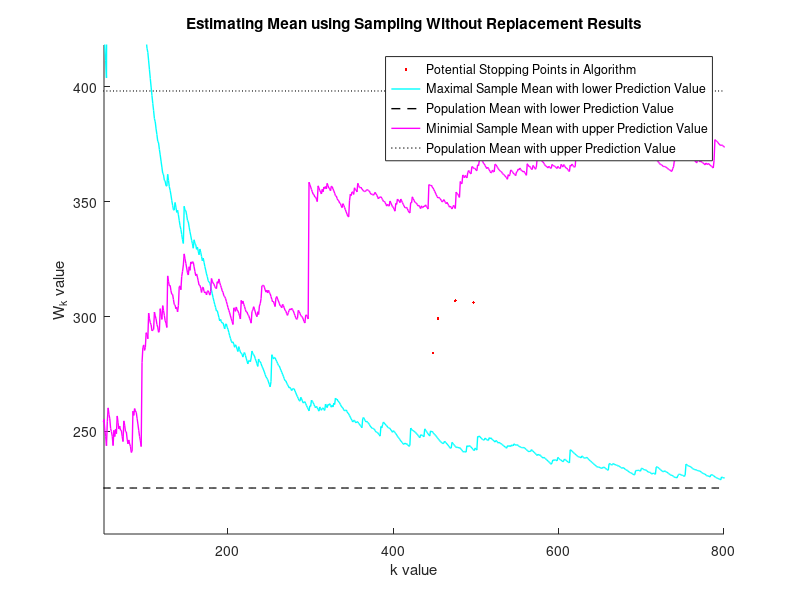
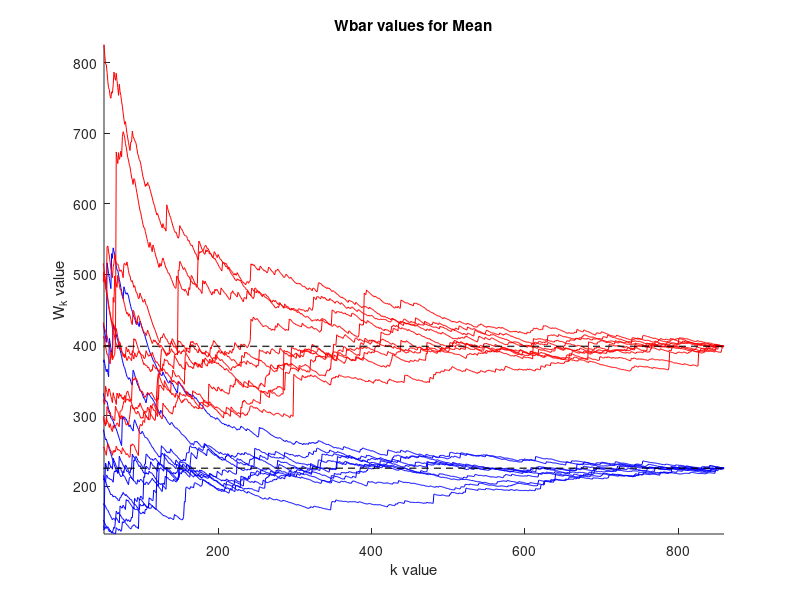

MATLAB code to generate these figures, in order:
%{
Taken from the following:
https://en.wikipedia.org/wiki/Standard_error#Standard_error_of_the_mean

as well as this:
http://www.statlect.com/fundamentals-of-statistics/mean-estimation

TODO:
CONTRAST THE CONFIDENCE INTERVALS WITH THE ONES
    OBTAINED VIA LOG-NORMAL DISTRIBUTION

NOTE: IT IS POSSIBLE TO HAVE NON-INTERSECTING
    CONFIDENCE INTERVALS BEFORE THE RIGHT CONCLUSION
    IS DRAWN FROM THE SAMPLE MEAN. THAT IS WHY
    I WILL ENFORCE A MIN OF 1000 SAMPLES OR 10% OF THE DATA

TODO: Estimate the std of the without replacement estimator using this:
    https://www.ma.utexas.edu/users/parker/sampling/woreplshort.htm
http://stattrek.com/survey-research/simple-random-sample-analysis.aspx
    I WILL USE THAT FOR CONFIDENCE BOUND
%}

%load('patchesSep2011Data_results_new1.mat');
%load('patchesSep2011Data_new1.mat');
%load('patchesSep2011Data_results_allT_new1.mat');
%load('patchesSep2011Data_allT_new1.mat');

%load('patchesSep2011DataTest3_results.mat');
%load('patchesSep2011DataTest7_results.mat');
load('patchesOct2012Data_results_all4.mat');

%%
numPatches = size(predErrorsEMD,2);
Wvalues = mean(totalWorkEMD,2);

numPred = size(totalWorkEMD,1);
numTrials = 10;

meanWbar = zeros(numPred,numTrials,size(predErrorsEMD,2));
varWbar = zeros(numPred,numTrials,size(predErrorsEMD,2));


for trialN = 1:numTrials
    trialN
    randPatches = randperm(numPatches);
    %randPatches2 = ceil(rand(1,numPatches)*numPatches);
    
    totalWorkEMD_A = totalWorkEMD(:,randPatches);
    
    for k = 1:numPatches

        workSampled = totalWorkEMD_A(:,1:k);
        
        %without replacement multiplier for variance given k
        woReplaceMult = (numPatches-k)/(k*(numPatches-1));
        
        meanWbar(:,trialN,k) = mean(workSampled,2);
        varWbar(:,trialN,k) = var(workSampled,[],2).*woReplaceMult;

    end
    
    
end
%%

%find the multiplier
multiplierValues = 0:0.01:10;
areaRatioWithMultiplier = zeros(1,length(multiplierValues));
for ind = 1:length(multiplierValues)
    tt = multiplierValues(ind);
    areaRatioWithMultiplier(ind) = ...
        diff(normcdf([-tt tt],0,1));
end

desiredRatio = 0.9999;
indReq = find(areaRatioWithMultiplier>=desiredRatio,1,'first');
reqMultiplier = multiplierValues(indReq);

%%
%multiplier1 = 1.96; %for 95% confidence
%multiplier1 = 2.58; %for 99% confidence
multiplier1 = 3.9; %for 99.99% confidence
upperConfidence = meanWbar + multiplier1.*sqrt(varWbar);
lowerConfidence = meanWbar - multiplier1.*sqrt(varWbar);

startColInd = 50;
endColInd = 800;
dispRows = 1:10;
lineWidth=1;
lineWidth2=1;
predColors = {'b' 'r'};
predColors2 = {'c' 'm'};
predColors3 = {'y' 'g'};

lowerPredInd = 1; upperPredInd = 2;
lowerPredUpperCIvals = upperConfidence(lowerPredInd,:,:);
upperPredLowerCIvals = lowerConfidence(upperPredInd,:,:);
badInds = lowerPredUpperCIvals>upperPredLowerCIvals;
goodInds = lowerPredUpperCIvals<upperPredLowerCIvals;

lastBadInd = zeros(1,numTrials);
firstGoodInd = zeros(1,numTrials);
ciIntersectLastBad = zeros(1,numTrials);
ciIntersectFirstGoodUpper = zeros(1,numTrials);
ciIntersectFirstGoodLower = zeros(1,numTrials);
for ii = 1:numTrials
    curTrial = reshape(badInds(1,ii,:),[1 numPatches]);
    curTrial2 = reshape(goodInds(1,ii,:),[1 numPatches]);
    
    lastBadInd(ii) = find(curTrial,1,'last')+1;
    firstGoodInd(ii) = find(curTrial2,1,'first');
    
    ciIntersectLastBad(ii) = upperPredLowerCIvals(1,ii,lastBadInd(ii));
    ciIntersectFirstGoodUpper(ii) = upperPredLowerCIvals(1,ii,firstGoodInd(ii));
    ciIntersectFirstGoodLower(ii) = lowerPredUpperCIvals(1,ii,firstGoodInd(ii));
end

minCI = min(reshape(lowerConfidence(:,dispRows,startColInd:endColInd),1,[]));
maxCI = max(reshape(upperConfidence(:,dispRows,startColInd:endColInd),1,[]));

minY = min(reshape(meanWbar(:,dispRows,startColInd:endColInd),1,[]));
maxY = max(reshape(meanWbar(:,dispRows,startColInd:endColInd),1,[]));

margin=20;
figure
title('Estimating Mean using Sampling Without Replacement Results');
hold on
%plot(lastBadInd,ciIntersectLastBad,'kx');
plot(firstGoodInd,ciIntersectFirstGoodUpper,'r.');
%plot(firstGoodInd,ciIntersectFirstGoodLower,'c.');
for pp = 1:numPred
    wbarVals = permute(meanWbar(pp,dispRows,:),[3 2 1]);

    if(pp==1)
        plot(max(wbarVals,[],2),[predColors2{pp} '-'],'LineWidth',lineWidth2) 
        plot(Wvalues(pp).*ones(1,numPatches),...
            'k--','LineWidth',lineWidth);
    elseif(pp==2)
        plot(min(wbarVals,[],2),[predColors2{pp} '-'],'LineWidth',lineWidth2) 
        plot(Wvalues(pp).*ones(1,numPatches),...
            'k:','LineWidth',lineWidth);
    end
    
    
end
axis([startColInd endColInd Wvalues(1)-margin Wvalues(2)+margin]);
legend('Potential Stopping Points in Algorithm',...
    'Maximal Sample Mean with lower Prediction Value',...
    'Population Mean with lower Prediction Value',...
    'Minimial Sample Mean with upper Prediction Value',...
    'Population Mean with upper Prediction Value');
xlabel('k value');
ylabel('W_k value');
hold off


%%
figure
title('Wbar values for Mean');
hold on
for pp = 1:numPred
    plot(permute(meanWbar(pp,dispRows,:),[3 2 1]),...
        [predColors{pp} '-']) 
    plot(Wvalues(pp).*ones(1,numPatches),...
        'k--','LineWidth',lineWidth);
end
axis([startColInd numPatches minY maxY]);
xlabel('k value');
ylabel('W_k value');
hold off
%%

vUpper = [4 6 2];
vLower = [3 5 1];

[~,ii] = sort(vLower);

endPtsTest2 = zeros(1,length(vLower)*2);
endPtsTest2(1:2:end)=vLower(ii);
endPtsTest2(2:2:end)=vUpper(ii);

isGood2 = all(diff(endPtsTest2)>0);
